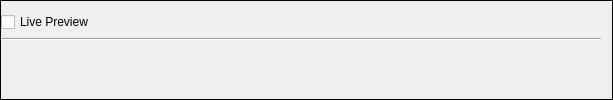
     <widget class="QFrame" name="f_preview_panel">
      <property name="enabled">
       <bool>true</bool>
      </property>
      <property name="sizePolicy">
       <sizepolicy hsizetype="Preferred" vsizetype="Preferred">
        <horstretch>0</horstretch>
        <verstretch>0</verstretch>
       </sizepolicy>
      </property>
      <property name="autoFillBackground">
       <bool>false</bool>
      </property>
      <property name="frameShape">
       <enum>QFrame::Panel</enum>
      </property>
      <layout class="QVBoxLayout" name="verticalLayout_2">
       <property name="leftMargin">
        <number>0</number>
       </property>
       <item>
        <layout class="QHBoxLayout" name="hl_image_preview">
         <item>
          <widget class="QCheckBox" name="cb_live_preview">
           <property name="text">
            <string>Live Preview</string>
           </property>
          </widget>
         </item>
        </layout>
       </item>
       <item>
        <widget class="Line" name="line_2">
         <property name="orientation">
          <enum>Qt::Horizontal</enum>
         </property>
        </widget>
       </item>
       <item>
        <widget class="QLabel" name="l_generated_image">
         <property name="sizePolicy">
          <sizepolicy hsizetype="MinimumExpanding" vsizetype="MinimumExpanding">
           <horstretch>0</horstretch>
           <verstretch>0</verstretch>
          </sizepolicy>
         </property>
         <property name="text">
          <string/>
         </property>
         <property name="scaledContents">
          <bool>true</bool>
         </property>
         <property name="alignment">
          <set>Qt::AlignCenter</set>
         </property>
        </widget>
       </item>
       <item>
        <spacer name="verticalSpacer_3">
         <property name="orientation">
          <enum>Qt::Vertical</enum>
         </property>
         <property name="sizeType">
          <enum>QSizePolicy::Minimum</enum>
         </property>
         <property name="sizeHint" stdset="0">
          <size>
           <width>5</width>
           <height>5</height>
          </size>
         </property>
        </spacer>
       </item>
       <item>
        <spacer name="horizontalSpacer">
         <property name="orientation">
          <enum>Qt::Horizontal</enum>
         </property>
         <property name="sizeType">
          <enum>QSizePolicy::MinimumExpanding</enum>
         </property>
         <property name="sizeHint" stdset="0">
          <size>
           <width>600</width>
           <height>5</height>
          </size>
         </property>
        </spacer>
       </item>
      </layout>
     </widget>
